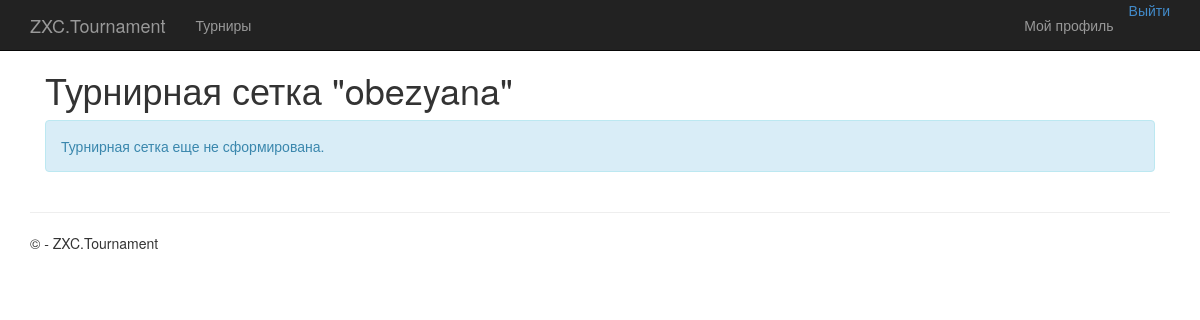
Page /tournaments/1/bracket/ (signed in) on the earlier database version.
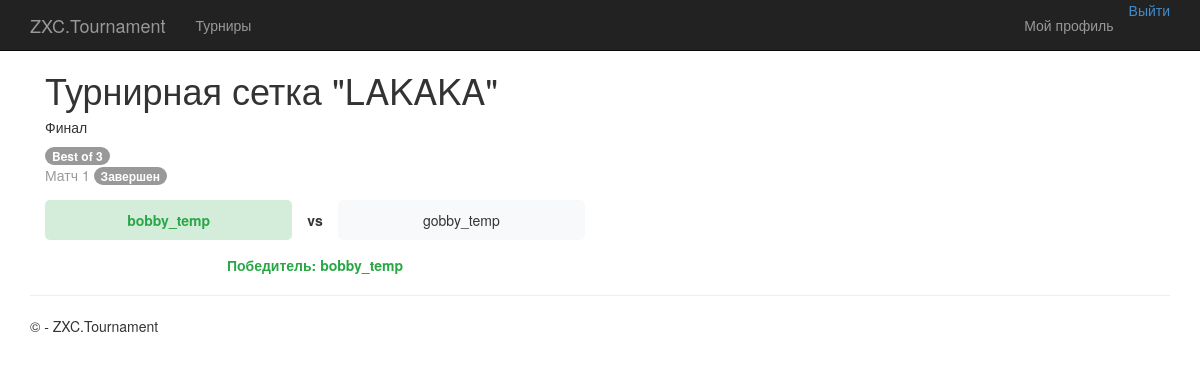
Same page on the later database version.
### app/models.py (models this page shows, shortened)
class Tournament(models.Model):
    DISCIPLINE_CHOICES = [
        ('Dota 2', 'Dota 2'),
        ('CS 2', 'CS 2'),
        ('Valorant', 'Valorant'),
        ('LoL', 'League of Legends'),
    ]
    FORMAT_CHOICES = [
        ('1x1', '1x1'),
        ('2x2', '2x2'),
        ('3x3', '3x3'),
        ('5x5', '5x5'),
    ]
    TEAM_COUNT_CHOICES = [
        (2, '2'),
        (4, '4'),
        (8, '8'),
        (16, '16'),
        (32, '32'),
        (64, '64'),
        (128, '128'),
        (256, '256'),
        (512, '512'),
    ]
    LOCATION_CHOICES = [
        ('China', 'Китай'),
        ('Western Europe', 'Западная Европа'),
        ('Eastern Europe', 'Восточная Европа'),
        ('Southeast Asia', 'ЮВ Азия'),
        ('North America', 'Северная Америка'),
        ('South America', 'Южная Америка'),
    ]
    name = models.CharField(max_length=200, verbose_name="Название турнира")
    max_teams = models.IntegerField(choices=TEAM_COUNT_CHOICES, verbose_name="Максимальное количество команд")
    start_date = models.DateTimeField(verbose_name="Дата начала")
    discipline = models.CharField(max_length=50, choices=DISCIPLINE_CHOICES, verbose_name="Дисциплина")
    game_format = models.CharField(max_length=50, choices=FORMAT_CHOICES, verbose_name="Формат игры")
    location = models.CharField(max_length=50, choices=LOCATION_CHOICES, verbose_name="Локация")
    description = models.TextField(verbose_name="Описание", blank=True, null=True)
    creator = models.ForeignKey(User, on_delete=models.CASCADE, verbose_name="Создатель")
    created_at = models.DateTimeField(default=timezone.now, verbose_name="Дата создания")
    is_active = models.BooleanField(default=True, verbose_name="Активный")
    registered_teams = models.ManyToManyField(
        'Team',
        through='TournamentRegistration',
        related_name='tournaments',
        blank=True,
        verbose_name="Зарегистрированные команды"
    )
    class Meta:
        ordering = ['-created_at']
        verbose_name = 'Турнир'
        verbose_name_plural = 'Турниры'
    def is_creator(self, user):
        return self.creator == user

class BracketStage(models.Model):
    bracket = models.ForeignKey(TournamentBracket, on_delete=models.CASCADE, related_name='stages')
    name = models.CharField(max_length=100)
    format = models.CharField(max_length=3, choices=TournamentBracket.FORMAT_CHOICES, default='BO3')
    order = models.PositiveIntegerField()
    is_completed = models.BooleanField(default=False)
    class Meta:
        ordering = ['order']

class BracketMatch(models.Model):
    stage = models.ForeignKey(BracketStage, on_delete=models.CASCADE, related_name='matches')
    team1 = models.ForeignKey('Team', on_delete=models.CASCADE, related_name='team1_matches', null=True, blank=True)
    team2 = models.ForeignKey('Team', on_delete=models.CASCADE, related_name='team2_matches', null=True, blank=True)
    winner = models.ForeignKey('Team', on_delete=models.SET_NULL, null=True, blank=True)
    order = models.PositiveIntegerField()
    is_completed = models.BooleanField(default=False)
    class Meta:
        ordering = ['order']

class Team(models.Model):
    name = models.CharField(
        max_length=100,
        unique=True,
        verbose_name="Название команды",
        error_messages={
            'unique': "Команда с таким названием уже существует"
        }
    )
    avatar = models.ImageField(
        upload_to='team_avatars/',
        default='team_avatars/default.jpg',
        blank=True,
        null=True,
        verbose_name="Аватар команды"
    )
    captain = models.ForeignKey(
        User,
        on_delete=models.CASCADE,
        related_name='captained_teams',
        verbose_name="Капитан"
    )
    members = models.ManyToManyField(
        User,
        related_name='teams',
        blank=True,
        verbose_name="Участники"
    )
    created_at = models.DateTimeField(
        auto_now_add=True,
        verbose_name="Дата создания"
    )
    invite_code = models.CharField(
        max_length=32,
        unique=True,
        verbose_name="Код приглашения"
    )
    class Meta:
        verbose_name = 'Команда'
        verbose_name_plural = 'Команды'
        ordering = ['-created_at']

### app/views.py (the view)
# urls.py: path('tournaments/<int:tournament_id>/bracket/', views.tournament_bracket, name='tournament_bracket'),
@login_required
def tournament_bracket(request, tournament_id):
    tournament = get_object_or_404(Tournament, id=tournament_id)
    bracket = getattr(tournament, 'bracket', None)
    is_creator = tournament.is_creator(request.user) if request.user.is_authenticated else False
    return render(request, 'app/tournaments/tournament_bracket.html', {
        'tournament': tournament,
        'bracket': bracket,
        'is_creator': is_creator
    })

### app/templates/app/tournaments/tournament_bracket.html (shortened to what this page needs)
{% extends "app/layout.html" %}
{% block content %}
<div class="container">
    <div class="d-flex justify-content-between align-items-center mb-4">
        <h1>Турнирная сетка "{{ tournament.name }}"</h1>
    </div>
    {% if bracket %}
    {% for stage in bracket.stages.all %}
    <div class="card mb-4">
        <div class="card-header d-flex justify-content-between align-items-center">
            <h5 class="mb-0">{{ stage.name }}</h5>
            {% if is_creator and not stage.is_completed %}
            <a href="{% url 'edit_stage_format' tournament_id=tournament.id stage_id=stage.id %}"
               class="btn btn-sm btn-outline-secondary">
                Изменить формат ({{ stage.get_format_display }})
            </a>
            {% else %}
            <span class="badge bg-secondary">{{ stage.get_format_display }}</span>
            {% endif %}
        </div>
        <div class="card-body">
            <div class="row">
                {% for match in stage.matches.all %}
                <div class="col-md-6 mb-3">
                    <div class="card {% if match.is_completed %}border-success{% endif %}">
                        <div class="card-body">
                            <div class="match-info d-flex justify-content-between align-items-center mb-2">
                                <span class="text-muted">Матч {{ match.order }}</span>
                                {% if match.is_completed %}
                                <span class="badge bg-success">Завершен</span>
                                {% else %}
                                <span class="badge bg-warning text-dark">Ожидается</span>
                                {% endif %}
                            </div>
                            <div class="match-teams">
                                <div class="team {% if match.winner == match.team1 %}winner{% endif %}">
                                    {{ match.team1.name|default:"-" }}
                                </div>
                                <div class="vs">vs</div>
                                <div class="team {% if match.winner == match.team2 %}winner{% endif %}">
                                    {{ match.team2.name|default:"-" }}
                                </div>
                            </div>
                            {% if match.is_completed %}
                            <div class="winner mt-2 text-center">
                                <strong>Победитель: {{ match.winner.name }}</strong>
                            </div>
                            {% endif %}
                        </div>
                    </div>
                </div>
                {% endfor %}
            </div>
        </div>
    </div>
    {% endfor %}
    {% else %}
    <div class="alert alert-info">
        Турнирная сетка еще не сформирована.
    </div>
    {% endif %}
</div>
{% endblock %}

### app/templates/app/layout.html (shortened to what this page needs)
<!DOCTYPE html>
<html>
<head>
    {% load static %}
    <link rel="stylesheet" type="text/css" href="{% static 'app/content/bootstrap.min.css' %}" />
    <link rel="stylesheet" type="text/css" href="{% static 'app/content/site.css' %}" />
</head>
<body>
    <div class="navbar navbar-inverse navbar-fixed-top">
        <div class="container">
            <div class="navbar-header">
                <a href="/" class="navbar-brand">ZXC.Tournament</a>
            </div>
            <div class="navbar-collapse collapse">
                <ul class="nav navbar-nav">
                    <li><a href="{% url 'tournaments' %}">Турниры</a></li>
                </ul>
                {% include 'app/loginpartial.html' %}
            </div>
        </div>
    </div>
    <div class="container body-content">
        {% block content %}{% endblock %}
        <hr />
        <footer>
            <p>&copy; {{ year }} - ZXC.Tournament</p>
        </footer>
    </div>
</body>
</html>

### app/templates/app/loginpartial.html (shortened to what this page needs)
﻿{% if user.is_authenticated %}
<ul class="nav navbar-nav navbar-right">
    <li><a href="{% url 'profile' %}">Мой профиль</a></li>
    <li>
        <form id="logoutForm" action="/logout/" method="post">
            <a href="javascript:document.getElementById('logoutForm').submit()">Выйти</a>
        </form>
    </li>
</ul>
{% else %}
<ul class="nav navbar-nav navbar-right">
    <li><a href="{% url 'login' %}">Войти</a></li>
</ul>
{% endif %}

### app/static/app/content/site.css (style rules this page uses)
body { padding-top: 50px; padding-bottom: 20px; }
.body-content { padding-left: 15px; padding-right: 15px; }

### app/templates/app/tournaments/tournament_bracket.html (style rules this page uses)
.match-teams { display: flex; justify-content: space-between; align-items: center; margin: 15px 0; }
.team { flex: 1; padding: 10px; text-align: center; border-radius: 5px; background-color: #f8f9fa; }
.team.winner { background-color: #d4edda; font-weight: bold; }
.vs { padding: 0 15px; font-weight: bold; }
.winner { color: #28a745; font-weight: bold; }

Differences in the rows shown:
changed Tournament: name "obezyana" → "LAKAKA"
added BracketStage: name "Финал", format "Best of 3"
added BracketMatch: order "1", is_completed "Завершен", team1.name "bobby_temp", team2.name "gobby_temp", winner.name "bobby_temp"
Other differences:
text no longer shown: "Турнирная сетка еще не сформирована."
